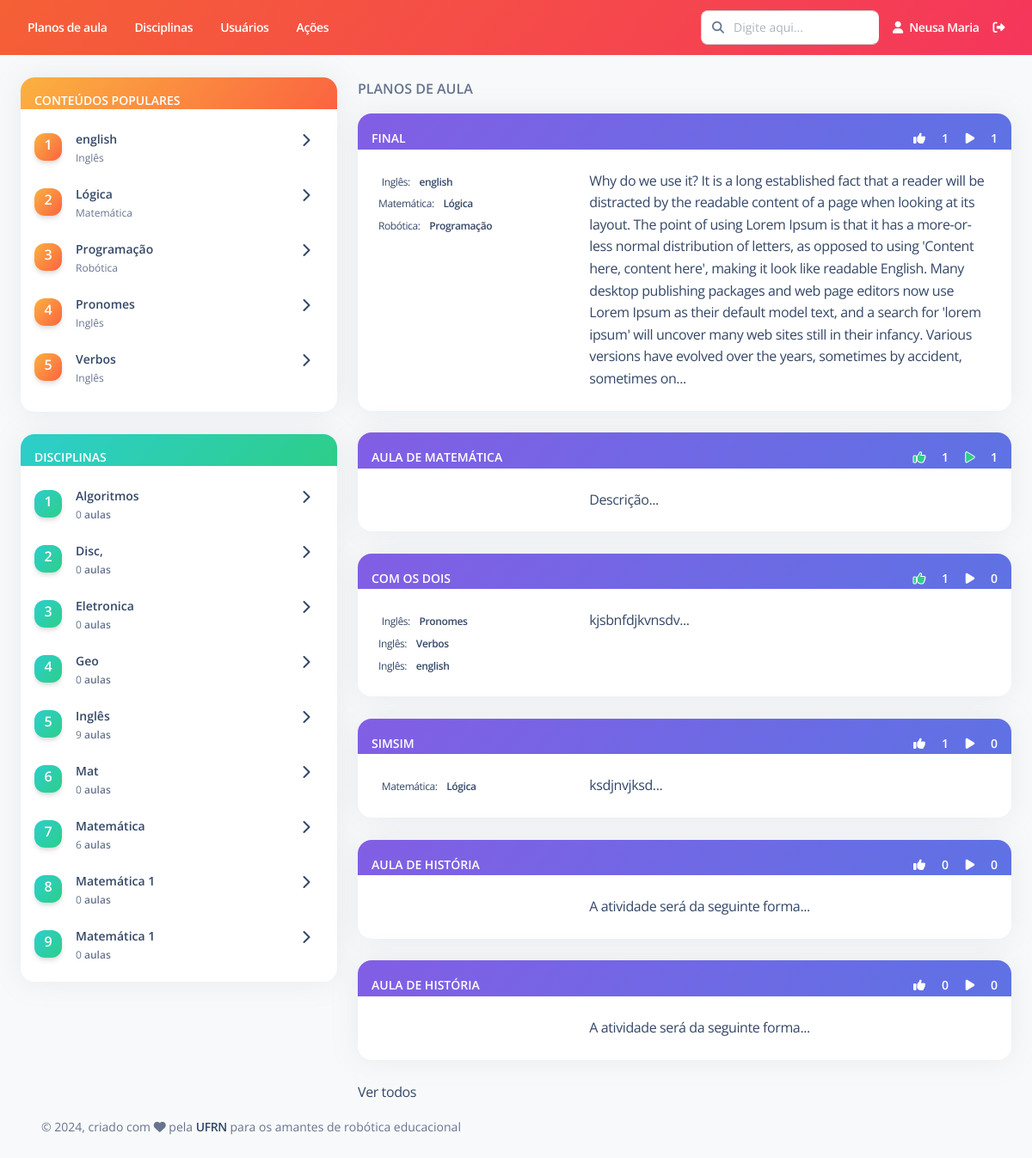
/ (signed in), run on the app's committed database.
### Disciplina/models.py (models this page shows, shortened)
class Conteudo(models.Model):
    nome = models.CharField(max_length=200, verbose_name="Nome")
    disciplina = models.ForeignKey(Disciplina, on_delete=models.RESTRICT, related_name="conteudos", verbose_name="Disciplina")
    status = models.CharField(max_length=7, choices=STATUS, default='Ativo')
    class Meta:
        ordering = ['disciplina', 'nome']
        verbose_name = "Conteúdo"
        verbose_name_plural = "Conteúdos"

class Disciplina(models.Model):
    nome = models.CharField(max_length=200, verbose_name="Nome")
    status = models.CharField(max_length=7, choices=STATUS, default='Ativo')
    def __str__(self):
        return self.nome
    class Meta:
        ordering = ['nome']
        verbose_name = "Disciplina"
        verbose_name_plural = "Disciplinas"

### PlanoAula/models.py (models this page shows, shortened)
class PlanoAula(models.Model):
    criador = models.ForeignKey(Usuario, on_delete=models.RESTRICT,null=True, verbose_name="Responsável")
    data_criacao = models.DateTimeField(default=timezone.now, verbose_name="Data de criação")
    titulo = models.CharField(max_length=200, verbose_name="Título")
    contextualizacao = models.TextField(verbose_name="Contextualização")
    descricao_atividade = models.TextField(verbose_name="Descrição da atividade")
    avaliacao = models.TextField(verbose_name="Critérios de avaliação", blank=True, null=True)
    conteudos = models.ManyToManyField(Conteudo, related_name="planos_de_aula", verbose_name="Conteúdos")
    robo_equipamento = models.CharField(max_length=200, blank=True, null=True, verbose_name="Equipamento")
    robo_descricao = models.TextField(blank=True, null=True, verbose_name="Descrição do robô")
    robo_link = models.TextField(verbose_name="Links", blank=True, null=True)
    prog_linguagem = models.CharField(max_length=200, blank=True, null=True, verbose_name="Linguagem de programação")
    prog_descricao = models.TextField(blank=True, null=True, verbose_name="Descrição da programação")
    prog_link = models.TextField(verbose_name="Links", blank=True, null=True)
    prog_codigos = models.FileField(upload_to=diretorio_plano_aula, blank=True, null=True, verbose_name="Códigos")
    robo_pdf = models.FileField(upload_to=diretorio_plano_aula, blank=True, null=True, verbose_name="Manual de montagem do robô")
    class Meta:
        ordering = ['titulo']
        verbose_name = "Plano de aula"
        verbose_name_plural = "Planos de aula"

### PlanoAula/views.py (the view)
# urls.py: 2. Add a URL to urlpatterns:  path('', views.home, name='home')
@login_required
def home(request):
    if (not request.user.first_name or not request.user.last_name):
        return redirect('usuario:completar_cadastro', pk = request.user.pk)
    planos_aula = PlanoAula.objects.all()
    conteudos = list(Conteudo.objects.filter(status='Ativo'))
    disciplinas = list(Disciplina.objects.filter(status='Ativo'))
    inf_disciplinas = encontrar_planos_aula_disciplina(planos_aula, disciplinas)
    principais_conteudos = encontrar_principais_conteudos(likes_execucao_por_conteudo(planos_aula, conteudos), 5)
    principais_planos_aula = encontrar_principais_planos_aula(planos_aula, 6)
    informacoes = {
        'lista_planos_aula': planos_aula[:10],
        'principais_conteudos': principais_conteudos,
        'principais_planos_aula': principais_planos_aula,
        'inf_disciplinas': inf_disciplinas
    }
    return render(request, "home.html", informacoes)

### PlanoAula/templatetags/attribute_tags.py (called while the page is built)
@register.filter
def encontrar_usuario_lista(qs, usuario):
    lista = list(qs.values_list('usuario', flat=True))
    if usuario in lista:
        return True
    else:
        return False

### PlanoAula/views.py (called while the page is built)
def encontrar_planos_aula_disciplina(planos_aula, disciplinas):
    inf_disciplinas = []
    for disciplina in disciplinas:
        informacoes = []
        informacoes.append(disciplina)
        informacoes.append(0)
        inf_disciplinas.append(informacoes)
    for plano_aula in planos_aula:
        disciplinas_pa = []
        for conteudo in plano_aula.conteudos.all():
            if conteudo.disciplina not in disciplinas_pa:
                disciplinas_pa.append(conteudo.disciplina)
        for disciplina in disciplinas_pa:
            indice = disciplinas.index(disciplina)
            inf_disciplinas[indice][1] += 1
    return inf_disciplinas

def likes_execucao_por_conteudo(planos_aula, conteudos):
    likes = LikePlanoAula.objects.all()
    execucoes = ExecucaoPlanoAula.objects.all()
    inf_conteudos = []
    for conteudo in conteudos:
        informacoes = []
        informacoes.append(conteudo)
        informacoes.append(0)
        inf_conteudos.append(informacoes)
    for plano_aula in planos_aula:
        likes = list(LikePlanoAula.objects.filter(plano_aula=plano_aula).values_list('usuario', flat=True))
        execucoes = list(ExecucaoPlanoAula.objects.filter(plano_aula=plano_aula).values_list('usuario', flat=True))
        quantidade_likes_execucoes = len(set(likes + execucoes))
        for indice, conteudo in enumerate(conteudos):
            if conteudo in plano_aula.conteudos.all():
                inf_conteudos[indice][1] += quantidade_likes_execucoes
    return inf_conteudos

def encontrar_principais_planos_aula(planos_aula, quantidade):
    inf_planos_aula = []
    for plano_aula in planos_aula:
        likes = list(LikePlanoAula.objects.filter(plano_aula=plano_aula).values_list('usuario', flat=True))
        execucoes = list(ExecucaoPlanoAula.objects.filter(plano_aula=plano_aula).values_list('usuario', flat=True))
        quantidade_likes_execucoes = len(set(likes + execucoes))
        inf_planos_aula.append([plano_aula, quantidade_likes_execucoes])
    inf_planos_aula.sort(key = lambda x: x[1], reverse=True)
    return inf_planos_aula[0:quantidade]

def encontrar_principais_conteudos(inf_conteudos, quantidade):
    inf_conteudos.sort(key = lambda x: x[1], reverse=True)
    return inf_conteudos[0:quantidade]

### templates/home.html (shortened to what this page needs)
    {% extends "Base/base.html" %}
    {% load static %}
    {% load attribute_tags %}
    {% block conteudo %}
    <br>
    <div class="row">
        <div class="col-lg-4 col-md-4">
            <div class="card">
                <div class="card-header pb-0 p-3 bg-gradient-warning">
                    <p class="text-sm mb-0 text-uppercase text-white font-weight-bold">Conteúdos Populares</p>
                </div>
                <div class="card-body p-3 overflow-auto">
                    <ul class="list-group">
                        {% for conteudo in principais_conteudos %}
                        <li class="list-group-item border-0 d-flex justify-content-between ps-0 mb-2 border-radius-lg">
                            <div class="d-flex align-items-center">
                                <div class="icon icon-shape icon-sm me-3 bg-gradient-warning shadow text-center">
                                    <p class="text-white font-weight-bold">{{ forloop.counter }}</p>
                                </div>
                                <div class="d-flex flex-column">
                                    <h6 class="mb-1 text-dark text-sm">{{ conteudo.0.nome }}</h6>
                                    <span class="text-xs">{{ conteudo.0.disciplina }}</span>
                                </div>
                            </div>
                            <div class="d-flex">
                                <a href="{% url 'plano_aula:listar' %}?conteudos={{conteudo.0.id}}"><i class="fa fa-chevron-right"></i></a>
                            </div>
                        </li>
                        {% endfor %}
                    </ul>
                </div>
            </div>
            <br>
            <div class="card">
                <div class="card-header home pb-0 p-3 bg-gradient-success">
                    <p class="text-sm mb-0 text-uppercase text-white font-weight-bold">Disciplinas</p>
                </div>
                <div class="card-body p-3 overflow-auto" style="height:600px">
                    <ul class="list-group">
                        {% for disciplina in inf_disciplinas %}
                        <li class="list-group-item border-0 d-flex justify-content-between ps-0 mb-2 border-radius-lg">
                            <div class="d-flex align-items-center">
                                <div class="icon icon-shape icon-sm me-3 bg-gradient-success shadow text-center">
                                    <p class="text-white font-weight-bold opacity-10">{{ forloop.counter }}</p>
                                </div>
                                <div class="d-flex flex-column">
                                    <h6 class="mb-1 text-dark text-sm">{{ disciplina.0 }}</h6>
                                    <span class="text-xs">{{ disciplina.1 }} <span class="font-weight-bold">
                                    {% if disciplina.1 == 1 %}
                                        aula</span></span>
                                    {% else %} aulas </span>
                                    </span>
                                    {% endif %}
                                </div>
                            </div>
                            <div class="d-flex">
                                <a href="{% url 'plano_aula:listar' %}?conteudos__disciplina={{disciplina.0.id}}"><i class="fa fa-chevron-right"></i></a>
                            </div>
                        </li>
                        {% endfor %}
                    </ul>
                </div>
            </div>
        </div>
        <div class="col-lg-8 col-md-8">
            <p class="text-uppercase font-weight-bold">Planos de aula</p>
            {% for plano_aula in principais_planos_aula %}
                <div class="card">
                    <div class="card-header bg-gradient-primary pb-0 p-3">
                        <span class="text-sm mb-0 text-uppercase text-white font-weight-bold">{{plano_aula.0.titulo}}</span>
                        <div class="float-end">
                            <span class="text-sm mb-0 text-uppercase text-white font-weight-bold">
                                {% if plano_aula.0.likes.all|encontrar_usuario_lista:user.id %}
                                    <a onclick="marcar_favorito({{plano_aula.0.id}}, {{user.id}}, 'todos')">
                                        <i class="fas fa-thumbs-up px-3" id="icon_thumbs_up_{{plano_aula.0.id}}"
                                        style="color: var(--bs-success);
                                                -webkit-text-stroke: 1px white;"></i>
                                    </a>
                                {% else %}
                                    <a onclick="marcar_favorito({{plano_aula.0.id}}, {{user.id}}, 'todos')">
                                        <i class="fas fa-thumbs-up px-3" id="icon_thumbs_up_{{plano_aula.0.id}}"
                                        style="color: white;"></i>
                                    </a>
                                {% endif %}
                                <span id="contador_thumbs_up_{{plano_aula.0.id}}">{{ plano_aula.0.likes.count }}</span>
                            </span>
                            <span class="text-sm mb-0 text-uppercase text-white font-weight-bold">
                                {% if plano_aula.0.execucoes.all|encontrar_usuario_lista:user.id %}
                                    <a onclick="marcar_executado({{plano_aula.0.id}}, {{user.id}}, 'todos')">
                                        <i class="fas fa-play px-3" id="icon_play_{{plano_aula.0.id}}"
                                        style="color: var(--bs-success);
                                                -webkit-text-stroke: 1px white;"></i>
                                    </a>
                                {% else %}
                                    <a onclick="marcar_executado({{plano_aula.0.id}}, {{user.id}}, 'todos')">
                                        <i class="fas fa-play px-3" id="icon_play_{{plano_aula.0.id}}"
                                        style="color: white;"></i>
                                    </a>
                                {% endif %}
                                <span id="contador_play_{{plano_aula.0.id}}">{{ plano_aula.0.execucoes.count }}</span>
                            </span>
                        </div>
                    </div>
                    <a href="{% url 'plano_aula:detalhes' pk=plano_aula.0.pk %}">
                        <div class="card-body row">
                            <div class="col-4">
                                {% for conteudo in plano_aula.0.conteudos.all %}
                                    <span class="mb-2 text-xs">{{conteudo.disciplina}}:
                                        <span class="text-dark font-weight-bold ms-sm-2">{{conteudo.nome}}</span>
                                    </span>
                                    <br>
                                {% endfor %}
                            </div>
                            <div class="col-8">
                                <div class="overflow-auto">
                                    {{ plano_aula.0.descricao_atividade|slice:":600" }}...
                                </div>
                            </div>
                        </div>
                    </a>
                </div>
                <br>
            {% endfor %}
            <a href="">Ver todos</a>
        </div>
    </div>
    {% endblock %}

### templates/Base/navbar-horizontal.html (shortened to what this page needs)
{% load static %}
      <div class="collapse navbar-collapse mt-sm-0 mt-2 me-md-0 me-sm-4" id="navbar">
        <div class="navbar-nav mr-auto">
          <ul class="navbar-nav justify-content-end">
            <li class="nav-item px-3 d-flex align-items-center">
              <a href="{% url 'plano_aula:listar' %}" class="nav-link font-weight-bold px-0 text-white">
                <span class="d-sm-inline d-none">Planos de aula</span>
              </a>
            </li>
            <li class="nav-item px-3 d-flex align-items-center">
              <a href="{% url 'disciplina:listar' %}" class="nav-link font-weight-bold px-0 text-white">
                <span class="d-sm-inline d-none">Disciplinas</span>
              </a>
            </li>
            <li class="nav-item px-3 d-flex align-items-center">
              <a href="" class="nav-link font-weight-bold px-0 text-white">
                <span class="d-sm-inline d-none">Usuários</span>
              </a>
            </li>
            <li class="nav-item px-3 d-flex align-items-center">
              <a href="{% url 'acoes:listar' %}" class="nav-link font-weight-bold px-0 text-white">
                <span class="d-sm-inline d-none">Ações</span>
              </a>
            </li>
          </ul>
        </div>
        <div class="navbar-nav ml-auto collapse navbar-collapse justify-content-end">
          <div class="pe-md-3 d-flex align-items-center">
            <div class="input-group">
              <span class="input-group-text text-body"><i class="fa fa-search" aria-hidden="true"></i></span>
              <input type="text" class="form-control" placeholder="Digite aqui...">
            </div>
          </div>
          <ul class="navbar-nav justify-content-end">
            <li class="nav-item d-flex align-items-center">
              <a href="" class="nav-link font-weight-bold px-0 text-white">
                <i class="fa fa-user me-sm-1"></i>
                <span class="d-sm-inline d-none">{{user.first_name}} {{user.last_name}}</span>
              </a>
            </li>
            <li class="nav-item px-3 d-flex align-items-center">
              <a href="javascript:;" class="nav-link p-0 text-white">
                <i class="fa fa-sign-out-alt fixed-plugin-button-nav cursor-pointer"></i>
              </a>
            </li>
          </ul>
        </div>
      </div>

### static/assets/css/nucleo-svg.css (style rules this page uses)
.icon { display: inline-block; color: #111111; height: 1em; width: 1em; }
.icon-sm { height: 0.8em; width: 0.8em; }
.icon { fill: currentColor; stroke: none; }

### data on the page
Conteudo: nome "english", disciplina.nome "Inglês", disciplina "Inglês"
Conteudo: nome "Lógica", disciplina.nome "Matemática", disciplina "Matemática"
Conteudo: nome "Programação", disciplina.nome "Robótica", disciplina "Robótica"
Conteudo: nome "Pronomes", disciplina.nome "Inglês", disciplina "Inglês"
Conteudo: nome "Verbos", disciplina.nome "Inglês", disciplina "Inglês"
Disciplina: nome "Algoritmos", disciplina "0", shows "aulas"
Disciplina: nome "Disc,", disciplina "0", shows "aulas"
Disciplina: nome "Eletronica", disciplina "0", shows "aulas"
Disciplina: nome "Geo", disciplina "0", shows "aulas"
Disciplina: nome "Inglês", disciplina "9", shows "aulas"
Disciplina: nome "Mat", disciplina "0", shows "aulas"
Disciplina: nome "Matemática", disciplina "6", shows "aulas"
Disciplina: nome "Matemática 1", disciplina "0", shows "aulas"
Disciplina: nome "Matemática 1", disciplina "0", shows "aulas"
PlanoAula: titulo "FINAL", id "1", descricao_atividade "Why do we use it? It is a long established fact that a reader will be distracted by the readable content of a page when looking at its layout. The point of using Lorem Ipsum is that it has a more-or-less normal distribution of letters, as opposed to using 'Content here, content here', making it look like readable English. Many desktop publishing packages and web page editors now use Lorem Ipsum as their default model text, and a search for 'lorem ipsum' will uncover many web sites still in their infancy. Various versions have evolved over the years, sometimes by accident, sometimes on"
PlanoAula: titulo "AULA DE MATEMÁTICA", id "1", descricao_atividade "Descrição"
PlanoAula: titulo "COM OS DOIS", id "1", id "0", descricao_atividade "kjsbnfdjkvnsdv"
PlanoAula: titulo "SIMSIM", id "1", id "0", descricao_atividade "ksdjnvjksd"
PlanoAula: titulo "AULA DE HISTÓRIA", id "0", descricao_atividade "A atividade será da seguinte forma"
PlanoAula: titulo "AULA DE HISTÓRIA", id "0", descricao_atividade "A atividade será da seguinte forma"

### other printed values
{{ user.first_name }} "Neusa"
{{ user.last_name }} "Maria"
